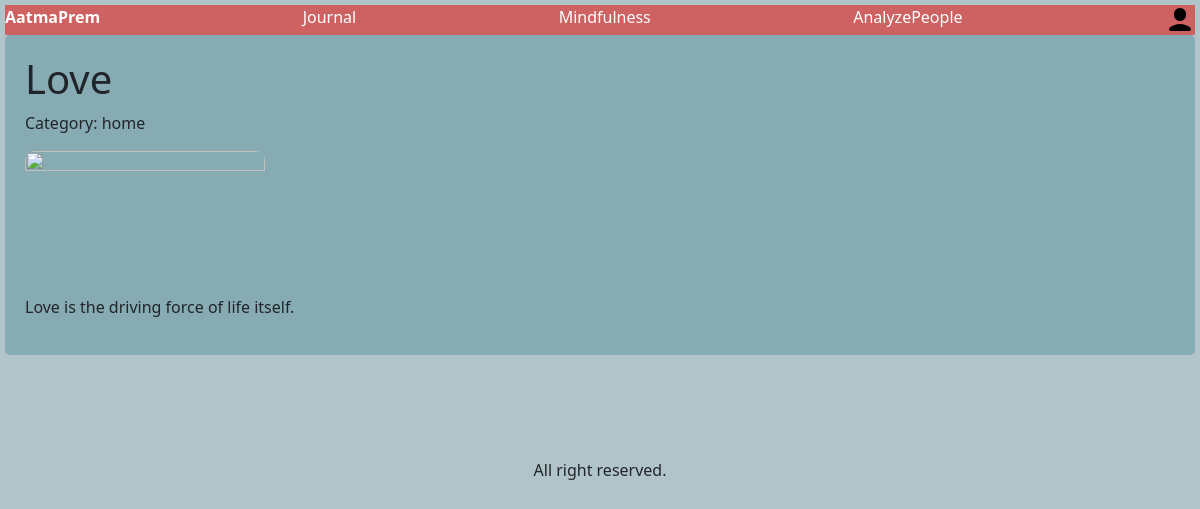
Page /post/love on the committed database.
### deepdive/models.py (models this page shows, shortened)
class Post(models.Model):
    title = models.CharField(max_length=32)
    desc = models.CharField(max_length=1024)
    image = models.CharField(max_length=128,default='https://img.freepik.com/premium-vector/king-crown-esport-logo-design_177315-269.jpg')
    item = models.ManyToManyField(PostItem,blank=True,related_name='item')
    page = models.CharField(max_length=16)
    slug = models.SlugField(unique=True)

### deepdive/views.py (the view)
# urls.py: path('post/<slug:slug>',views.post_details,name='post_details'),
def post_details(request,slug):
    post = Post.objects.get(slug=slug)
    return render(request,"deepdive/post.html",{
        "post":post
    })

### deepdive/templates/deepdive/post.html (shortened to what this page needs)
{% extends 'deepdive/layout.html' %}
{% load static %}
{% block body %}
    <div class="post_details">
        <h1>{{post.title}}</h1>
        <p>Category: {{post.page}}</p>
        <img
        src="{{post.image}}" class="post_img"  onerror="this.onerror=null; this.src='https://images.pexels.com/photos/159868/lost-cat-tree-sign-fun-159868.jpeg'"/>
        <p>{{post.desc}}</p>
    </div>
{% endblock %}

### deepdive/static/deepdive/style.css (style rules this page uses)
* { padding: 0px; margin: 0px; }
body { background-color:#b1c4c9; padding: 5px; width: 100%; }
.post_img { width: 15rem; aspect-ratio: 2/1.2; object-fit: cover; border-radius: .6rem; }
.post_details { padding: 20px; border-radius: 0.3rem; background-color: #87abb3; }

### rows in the picture
Post: title "Love", page "home", desc "Love is the driving force of life itself."
